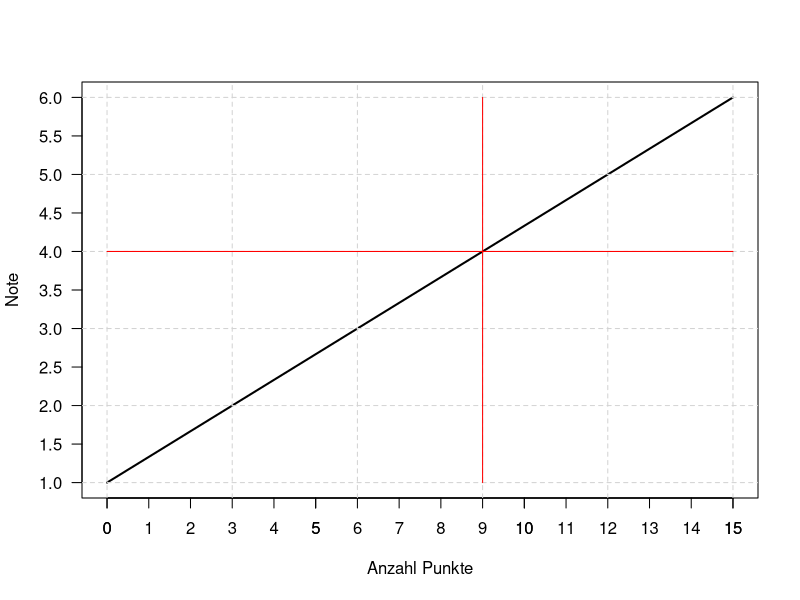

Generate this figure with R:
# Notenberechnung (Laubblattbericht)

y <- function(x) {
  (x / 3)+1
}

y(17)

xplot <- seq(0,15, 0.5)
yplot <- y(xplot)

plot(xplot, yplot, type = "l", xlab = "Anzahl Punkte", ylab = "Note", yaxt = "n", lwd = 2)

axis(1, at = seq(0, 15, by = 1))
axis(2, at = seq(1, 6, by = 0.5), las=2)
abline(v = seq(0,15,3), lty = 2, col = "lightgrey")
abline(h = seq(1,6,1), lty = 2, col = "lightgrey")

lines(x = xplot, y = rep(4, length(xplot)), col = "red", lty = 1)
lines(y = yplot, x = rep(9, length(xplot)), col = "red", lty = 1)
